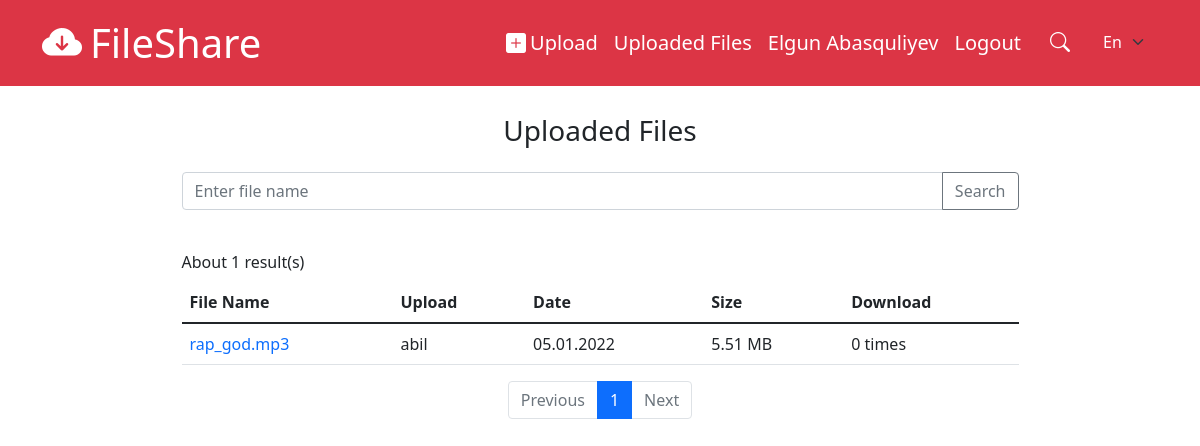
The page /files/all (signed in) on the database its author committed.
### tables this page shows
CREATE TABLE `fileinfo` (
  `id` int(11) NOT NULL,
  `file_id` int(11) NOT NULL,
  `storage_id` int(11) DEFAULT NULL,
  `download_count` int(11) NOT NULL DEFAULT 0,
  `status` int(11) NOT NULL DEFAULT 0,
  `old_status` int(11) DEFAULT NULL,
  `password` varchar(255) DEFAULT NULL,
  `description` varchar(255) DEFAULT NULL
);

CREATE TABLE `file` (
  `id` int(11) NOT NULL,
  `name` varchar(255) NOT NULL,
  `path` varchar(255) NOT NULL,
  `size` varchar(255) NOT NULL,
  `created_at` datetime NOT NULL DEFAULT current_timestamp(),
  `type` varchar(255) NOT NULL
);

CREATE TABLE `user` (
  `id` int(11) NOT NULL,
  `name` varchar(255) NOT NULL,
  `username` varchar(255) NOT NULL,
  `email` varchar(255) NOT NULL,
  `password` varchar(255) NOT NULL,
  `birthdate` datetime DEFAULT NULL,
  `gender` int(11) DEFAULT NULL,
  `created_at` datetime NOT NULL DEFAULT current_timestamp(),
  `status` int(11) NOT NULL
);

### app/controllers/Files.php (called while the page is built, shortened)
<?php
    class Files extends Controller{
        private FileInfo $fileInfoModel;
        public function __construct()
        {
            $this->fileInfoModel = $this->model('FileInfo');
        }
        public function all($pageNo = 1){
            if($_SERVER['REQUEST_METHOD'] == 'POST'){
                $_POST = filter_input_array(INPUT_POST, FILTER_SANITIZE_STRING);
                $start = ($pageNo - 1) * 10;
                $result = $this->fileInfoModel->getFileInfosByName($_POST['search'], [$start, $start + 10], FileHelper::FILE_ATTR_PUBLIC);
                $idArr = ModelHelper::getAllUserFileId($result['files']);
                if(count($idArr) > 0){
                    $detailedResult = $this->fileInfoModel->getAllFileInfoUserDetailById($idArr);
                    $result['files'] = ModelHelper::mergeFileInfoArr($result['files'], $detailedResult);
                }
                $result['search'] = $_POST['search'];
            }else{
                $start = ($pageNo - 1) * 10;
                $result = $this->fileInfoModel->getFileInfosByMode([$start, $start + 10], FileHelper::FILE_ATTR_PUBLIC);
                $idArr = ModelHelper::getAllUserFileId($result['files']);
                if(count($idArr) > 0){
                    $detailedResult = $this->fileInfoModel->getAllFileInfoUserDetailById($idArr);
                    $result['files'] = ModelHelper::mergeFileInfoArr($result['files'], $detailedResult);
                }
            }
            $result['page_no'] = $pageNo;
            $this->view('files/all', $result);
        }
    }

### app/libraries/Core.php (called while the page is built, shortened)
<?php
    class Core{
        protected $currentMethod = 'index';
        protected $params = [];
        public function __construct()
        {
            $url = $this->getUrl();
            if(isset($url[0]) && file_exists('../app/controllers/' . $url[0] . '.php')){
                unset($url[0]);
            }
            $this->currentController = new $this->currentController;
            if(isset($url[1])){
                if(method_exists($this->currentController, $url[1])){
                    $this->currentMethod = $url[1];
                    unset($url[1]);
                }
                $this->params = $url ? array_values($url) : [];
            }
            call_user_func_array([ $this->currentController, $this->currentMethod ], $this->params);
        }
        public function getUrl(){
            if(isset($_GET['url'])){
                $url = rtrim($_GET['url'], '/');
                $url = filter_var($url, FILTER_SANITIZE_URL);
                $url = explode('/', $url);
                return $url;
            }
        }
    }

### public/index.php (called while the page is built, shortened)
<?php
    new Core();

### app/libraries/Database.php (called while the page is built, shortened)
<?php
    class Database{
        private $dbh;
        private $stmt;
        public function __construct($host, $user, $pass, $dbname){
            $dsn = 'mysql:host=' . $host . ';dbname=' . $dbname;
            $options = [
                PDO::ATTR_PERSISTENT => true,
                PDO::ATTR_ERRMODE => PDO::ERRMODE_EXCEPTION,
                PDO::ATTR_DEFAULT_FETCH_MODE => PDO::FETCH_OBJ,
            ];
            try{
                $this->dbh = new PDO($dsn, $user, $pass, $options);
            }catch(PDOException $e){
                $this->error = $e->getMessage();
                echo $this->error;
            }
        }
        public function query($sql){
            $this->stmt = $this->dbh->prepare($sql);
        }
        public function bind($param, $value, $type = null){
            if(is_null($type)){
                switch(true){
                    case is_int($value):
                        $type = PDO::PARAM_INT;
                        break;
                }
            }
            $this->stmt->bindValue($param, $value, $type);
        }
        public function execute(){
            return $this->stmt->execute();
        }
        public function resultSet(){
            $this->execute();
            return $this->stmt->fetchAll();
        }
        public function single(){
            $this->execute();
            return $this->stmt->fetch();
        }
        public function rowCount(){
            return $this->stmt->rowCount();
        }
    }

### app/models/FileInfo.php (called while the page is built, shortened)
<?php
    class FileInfo extends Model{
        public function getFileInfosByMode(array $range, int $mode){
            $range[1] -= $range[0];
            $this->db->query("SELECT COUNT(*) as file_count FROM `fileinfo` WHERE `fileinfo`.`status` = :status");
            $this->db->bind(':status', $mode);
            $this->db->execute();
            $totalFile = $this->db->single()->file_count;
            $sql = "SELECT *, `file`.`created_at` as `file_created_at`,
                            `file`.`name` as `file_name`,
                            `fileinfo`.`id` as `fileinfo_id`,
                            `file`.`id` as `file_id` FROM `fileinfo`
                            INNER JOIN `file` ON `fileinfo`.`file_id` = `file`.`id`
                            WHERE `fileinfo`.`status` = :status ORDER BY `file`.`created_at`
                            DESC LIMIT :start, :count";
            $this->db->query($sql);
            $this->db->bind(':status', $mode);
            $this->db->bind(':start', $range[0]);
            $this->db->bind(':count', $range[1]);
            $this->db->execute();
            $dataSet = $this->db->resultSet();
            $pageCount = 0;
            if($this->db->rowCount() != 0)
            {
                $pageCount = ceil($totalFile / $range[1]);
            }
            return [
                'files' => $dataSet,
                'total_count' => $totalFile,
                'page_count' => $pageCount
            ];
        }
        public function getAllFileInfoUserDetailById($fileInfoIdArr){
            $sql = "SELECT *, `file`.`created_at` AS `file_created_at`,
                                         `file`.`name` AS `file_name`,
                                          `fileinfo`.`id` AS `fileinfo_id`,
                                          `fileinfo`.`status` as `fileinfo_status`,
                                          `file`.`id` AS `file_id` FROM `fileinfo`
                                          INNER JOIN `file` ON `fileinfo`.`file_id` = `file`.`id`
                                          INNER JOIN `userstorage` ON `userstorage`.`id` = `fileinfo`.`storage_id`
                                        INNER JOIN `user` ON `userstorage`.`user_id` = `user`.`id` WHERE `fileinfo`.`id` IN (";
            $sql .= implode(",", $fileInfoIdArr) . ")";
            $this->db->query($sql);
            $this->db->execute();
            return $this->db->resultSet();
        }
    }

### app/libraries/Model.php (called while the page is built, shortened)
<?php
    class Model{
        public function __construct()
        {
            $this->db = new Database(DB_HOST, DB_USER, DB_PASS, DB_NAME);
        }
    }

### app/helpers/model_helper.php (called while the page is built, shortened)
<?php
    class ModelHelper{
        public static function getAllUserFileId($fileInfoArr){
            $idArr = [];
            foreach ($fileInfoArr as $fileInfo) {
                if(!is_null($fileInfo->storage_id)){
                    $idArr[] = $fileInfo->fileinfo_id;
                }
            }
            return $idArr;
        }
    }

### app/helpers/sizing_helper.php (called while the page is built)
<?php
    function formatBytes($bytes, $precision = 2) {
        $units = array('B', 'KB', 'MB', 'GB', 'TB');
        $bytes = max($bytes, 0);
        $pow = floor(($bytes ? log($bytes) : 0) / log(1024));
        $pow = min($pow, count($units) - 1);
        $bytes /= pow(1024, $pow);
        return round($bytes, $precision) . ' ' . $units[$pow];
    }

### app/views/files/all.php (the view)
<?php require_once APPROOT . '/views/partials/header.php'?>
    <div class="container">
        <div class="d-flex flex-column justify-content-center align-items-center w-75 mx-auto">
            <h1 class="fs-3 my-4">Uploaded Files</h1>
            <form method="POST" class="w-100">
                <div class="input-group mb-3">
                    <input type="text" class="form-control" name="search" placeholder="Enter file name" value="<?= isset($data['search']) ? $data['search'] : ''?>">
                    <button class="btn btn-outline-secondary" type="submit" id="button-addon2">Search</button>
                </div>
            </form>
            <p id="result-count" class="mt-4">About <?= $data['total_count'] ?> result(s)</p>
            <table class="table table-hover mt-2">
                <thead>
                    <tr>
                        <th>File Name</th>
                        <th>Upload</th>
                        <th>Date</th>
                        <th>Size</th>
                        <th>Download</th>
                    </tr>
                </thead>
                <tbody>
                    <?php foreach ($data['files'] as $file): ?>
                        <tr>
                            <td><a href="<?= URLROOT ?>/files/info/<?= $file->fileinfo_id ?>"><?= $file->file_name ?></a></td>
                            <td><?= property_exists($file, 'username') ? $file->username : 'Guest' ?></td>
                            <td><?= (new DateTime($file->file_created_at))->format('d.m.Y') ?></td>
                            <td><?= formatBytes($file->size) ?></td>
                            <td><?= $file->download_count ?> times</td>
                        </tr>
                    <?php endforeach; ?>
                </tbody>
            </table>
            <nav >
                <ul class="pagination">
                    <li class="page-item <?= $data['page_no'] == 1 ? 'disabled' : '' ?>">
                      <a class="page-link" href="<?= $data['page_no'] == 1 ? '#' : URLROOT . '/files/all/' . $data['page_no'] - 1 ?>">Previous</a>
                    </li>
                    <?php for($i = 1; $i <= $data['page_count']; $i++): ?>
                    <li class="page-item <?= $data['page_no'] == $i ? 'active' : '' ?>" aria-current="page">
                        <a class="page-link" href="<?= URLROOT . '/files/all/' . $i?>"><?= $i ?></a>
                    </li>
                    <?php endfor; ?>
                    <li class="page-item <?= $data['page_no'] == $data['page_count'] || $data['page_count'] == 0 ? 'disabled' : '' ?>">
                        <a class="page-link" href="<?= $data['page_no'] == $data['page_count'] ? '#' : URLROOT . '/files/all/' . $data['page_no'] + 1 ?>">Next</a>
                    </li>
                </ul>
            </nav>
        </div>
    </div>
<?php require_once APPROOT . '/views/partials/footer.php'?>

### public/css/style.css (style rules this page uses)
a { text-decoration: none; }
body, p { margin: 0; }
#result-count { align-self: start; }
body::before { display: block; height: 90px; content: ""; }

### rows shown on the page
fileinfo: file.name "rap_god.mp3", user.username "abil", file.created_at "05.01.2022", file.size "5.51 MB", download_count "0"

### other values the page prints
SITENAME "FileShare"
$_SESSION['user_name'] "Elgun Abasquliyev"
$data['total_count'] "1"
